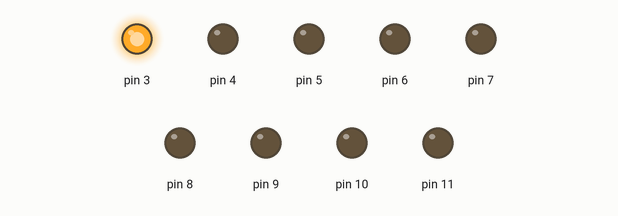
The sketch below on a simulated Arduino Uno, built with avr-gcc and run on an emulated ATmega328P. Shown: output pins drawn as LEDs (lit = HIGH).

Above: at 0.5 s.
At 1.5 s:
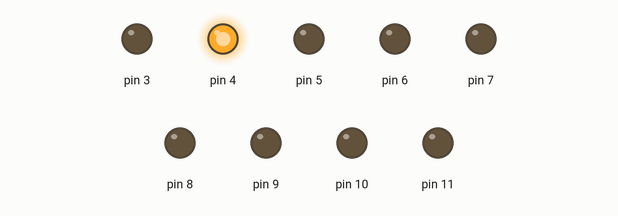
At 3.5 s:
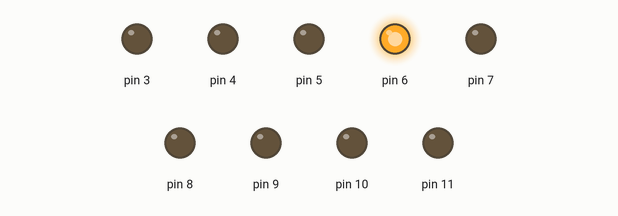
At 6.5 s:
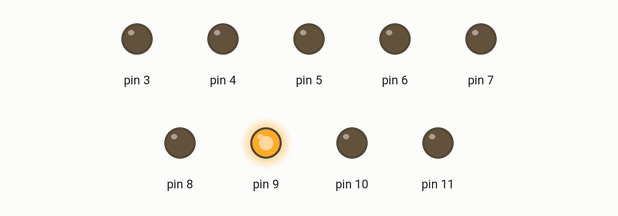
At 13.5 s:
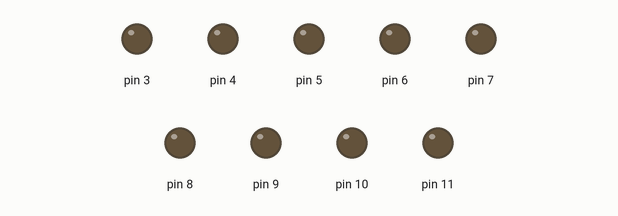
At 22.5 s:
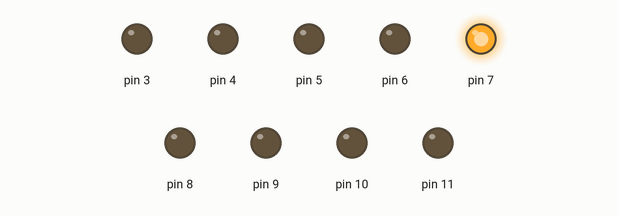
Timing chart, 0 to 23.4 s (numbered marks = the images above):
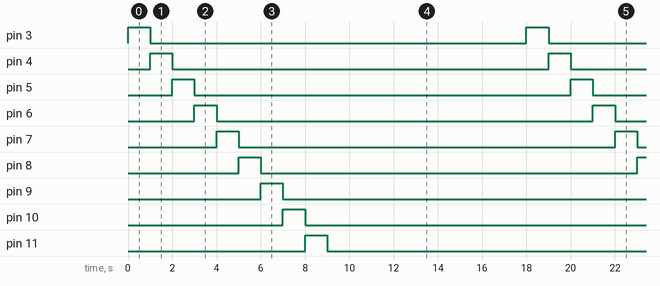

The sketch:

t6.ino
```cpp
int a;//declaramos a como valor

void setup() {
for(a=3;a <= 11 ;a ++){ //declaramos "a" igual a 3,"a" menos o igual a "10" y "a" se incrementa 1
pinMode(a, OUTPUT);//configuramos salida a
digitalWrite(a, LOW);//apaga a
}
}

void loop() {

for(a=3;a <= 11; a++){ //configurmos a igual a 3, a menor o igual a 10 y se incrementa 1
digitalWrite(a, HIGH);//enciende a
delay(1000);//espera 1 segundo
digitalWrite(a, LOW); //apaga a
}
for(a=11;a >= 3; a--){ //configuramos a igual a 10, a mayor o igual a 3 y a decrementa
delay(1000);//espera 1 segundo
digitalWrite(a,LOW);//apaga a
}
}
```

Measured:
- by itself, pin 3–11: alternates HIGH for 1.0 s and LOW for 17.0 s
- by itself, everything shown: repeats every 18.0 s, in 10 steps
